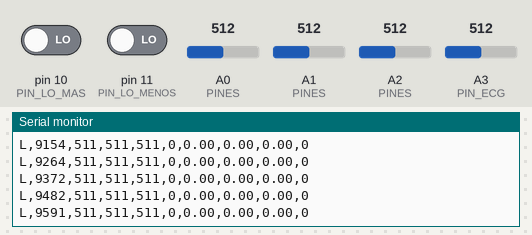
This sketch was run on a simulated Arduino Uno, built with avr-gcc and run on an emulated ATmega328P. Shown: the last lines printed to the serial monitor. The test bench sets the inputs (shaded band); at power-on: A1 (PINES) = 512, pin 10 (PIN_LO_MAS) LOW, pin 11 (PIN_LO_MENOS) LOW, A0 (PINES) = 512, A2 (PINES) = 512, A3 (PIN_ECG) = 512.

Above: at 9.6 s.
9.7 s: A1 (PINES) set to 23
At 9.81 s:
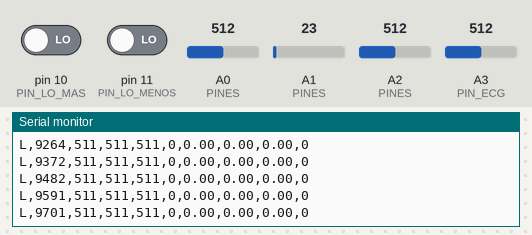
11.2 s: A1 (PINES) set to 19
At 11.23 s:
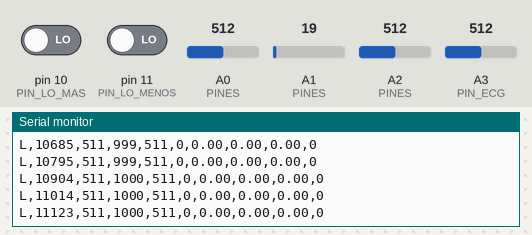
Timing chart, 0 to 14.2 s (numbered marks = the images above; inputs shaded):
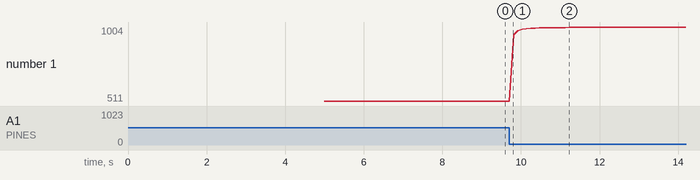

Measured:
- plotted number 1: 511 → 1000 after the input at 9.7 s, 1000 → 1004 after the input at 11.2 s

The sketch:

ortesis.ino
```cpp
// Órtesis: 3 sensores flex 2.2" + módulo ECG AD8232 (BPM) en Arduino Uno
//
// Flex (cada sensor): 5V -> Flex -> nodo -> 47k -> GND ; nodo -> A0 / A1 / A2
// AD8232: 3.3V -> 3.3V | GND -> GND | OUTPUT -> A3 | LO+ -> D10 | LO- -> D11 | SDN sin conectar
//
// Bluetooth HC-05 (usa el puerto serie por hardware, el mismo del USB):
//   HC-05 VCC -> 5V | GND -> GND
//   HC-05 TXD -> D0 (RX del Arduino)
//   HC-05 RXD <- D1 (TX del Arduino) a través de un divisor 1k / 2k
//              (D1 -> 1k -> nodo -> 2k -> GND ; nodo -> RXD), porque el RXD del HC-05 es de 3.3 V
//   IMPORTANTE: desconecta el cable de D0 (TXD del HC-05) para subir el sketch por USB.
//
//   El HC-05 viene a 9600 baudios; este sketch usa 115200. Configúralo una sola vez en modo AT
//   (botón presionado al encenderlo, 38400 baudios, "Ambos NL & CR"):
//     AT+UART=115200,0,0     AT+NAME=ORTESIS     AT+PSWD="1234"
//   Se usa el puerto serie por hardware y no SoftwareSerial porque SoftwareSerial bloquea las
//   interrupciones mientras transmite (~1 ms por byte) y arruinaría el muestreo del ECG cada 4 ms.
//
// Hay dos modos de salida (comando 'm' para cambiar):
//   MODO APP (por defecto): solo envía tramas para la aplicación web, ~10 por segundo:
//       L,<ms>,<adc_indice>,<adc_medio>,<adc_pulgar>,<bpm>,<roll>,<pitch>,<yaw>,<repeticiones>
//     Es el formato de backend/src/ortesis/protocolo.js. Los adc son 0..1023 y SUBEN al
//     flexionar el dedo; la aplicación los convierte a grados con la tabla calibracion_sensor.
//     roll/pitch/yaw van en 0.00 hasta que se agregue el sensor inercial.
//   MODO MONITOR: la salida original para el Monitor Serie / Plotter Serie a 115200 baudios.
//
// Al arrancar mide la resistencia de cada sensor flex RECTO y su ruido
// (no los toques durante ~3 s).
//
// Comandos por monitor serial o Bluetooth (escribe y Enter):
//   r  -> recalibrar reposo de los 3 sensores (todos rectos)
//   n1 -> guardar la posición actual del sensor 1 como 90° (igual n2, n3)
//   d  -> activar/desactivar modo depuración (imprime todas las lecturas)
//   m  -> cambiar entre MODO APP y MODO MONITOR
//   z  -> reiniciar el contador de repeticiones (la aplicación lo envía al conectarse)
//
// Integración: el ECG debe muestrearse cada 4 ms, así que todas las esperas del
// código flex usan esperarMs(), que sigue atendiendo al ECG mientras transcurre
// el tiempo en lugar de bloquear el programa con delay().

#include <EEPROM.h>

// true = tramas para la aplicación (Bluetooth); false = salida legible para el Monitor/Plotter
bool modoApp = true;

// =====================================================================
// ============================ ECG AD8232 =============================
// =====================================================================

const int PIN_ECG = A3;
const int PIN_LO_MAS = 10;
const int PIN_LO_MENOS = 11;

const unsigned long PERIODO_ECG_US = 4000;   // 250 muestras por segundo
const int MUESTRAS_POR_ENVIO = 5;            // Envía 1 de cada 5 muestras = 50 por segundo al Plotter

// ---------- Detección de latidos ----------
const float ALFA_LINEA_BASE = 0.005;          // Seguimiento lento de la línea base (~0.8 s)
const float DECAIMIENTO_ENVOLVENTE = 0.998;   // Cuánto "olvida" la altura del último pico por muestra
const float FRACCION_UMBRAL = 0.5;            // Latido = señal por encima del 50% del último pico
const int AMPLITUD_MINIMA = 30;               // Ignora ruido menor a esto (unidades del ADC)
const unsigned long REFRACTARIO_MS = 250;     // Tiempo mínimo entre latidos (máx. 240 BPM)
const unsigned long INTERVALO_MAX_MS = 2000;  // Más de esto entre latidos (< 30 BPM) se descarta
const int NUM_INTERVALOS = 8;                 // Promedio de los últimos 8 latidos, como un monitor de hospital
const float TOLERANCIA_INTERVALO = 0.3;       // Latidos que se alejan más de 30% del promedio se ignoran
const int RECHAZOS_PARA_REINICIAR = 3;        // Si se rechazan 3 seguidos, el ritmo cambió de verdad
const unsigned long PERIODO_PANTALLA_MS = 1000;  // El BPM mostrado se actualiza 1 vez por segundo

unsigned long ultimoTiempo = 0;
unsigned long ultimaActualizacionBpm = 0;
int bpmMostrado = 0;
int contadorEnvio = 0;
int maxBloque = 0;

float lineaBase = 0;
float envolvente = 0;
bool sobreUmbral = false;
bool electrodosSueltos = true;

unsigned long ultimoLatido = 0;
unsigned long intervalos[NUM_INTERVALOS];
int numIntervalos = 0;
int indiceIntervalo = 0;
int rechazosSeguidos = 0;
int bpm = 0;

// El ECG cambia el canal del ADC a A3; el flex lo usa para volver a estabilizar su canal
bool adcUsadoPorECG = false;

void reiniciarPromedio() {
  numIntervalos = 0;
  indiceIntervalo = 0;
  rechazosSeguidos = 0;
}

void reiniciarDeteccion() {
  envolvente = 0;
  sobreUmbral = false;
  ultimoLatido = 0;
  reiniciarPromedio();
  bpm = 0;
}

unsigned long promedioIntervalos() {
  unsigned long suma = 0;
  for (int i = 0; i < numIntervalos; i++) suma += intervalos[i];
  return suma / numIntervalos;
}

void registrarLatido(unsigned long ahoraMs) {
  if (ultimoLatido == 0) {
    ultimoLatido = ahoraMs;
    return;
  }

  unsigned long intervalo = ahoraMs - ultimoLatido;
  if (intervalo > INTERVALO_MAX_MS) {
    reiniciarPromedio();   // Pausa larga: se empieza a promediar de nuevo
    ultimoLatido = ahoraMs;
    return;
  }

  // Con suficientes latidos, ignora los que no encajan con el ritmo (ruido, onda T, latido perdido)
  if (numIntervalos >= 3) {
    unsigned long promedio = promedioIntervalos();
    bool muyCorto = intervalo < promedio * (1.0 - TOLERANCIA_INTERVALO);
    bool muyLargo = intervalo > promedio * (1.0 + TOLERANCIA_INTERVALO);
    if (muyCorto || muyLargo) {
      rechazosSeguidos++;
      if (rechazosSeguidos < RECHAZOS_PARA_REINICIAR) {
        // Un pico falso no mueve la referencia; un latido perdido sí
        if (muyLargo) ultimoLatido = ahoraMs;
        return;
      }
      reiniciarPromedio();   // El ritmo cambió de verdad: se acepta el nuevo
    }
  }

  rechazosSeguidos = 0;
  intervalos[indiceIntervalo] = intervalo;
  indiceIntervalo = (indiceIntervalo + 1) % NUM_INTERVALOS;
  if (numIntervalos < NUM_INTERVALOS) numIntervalos++;
  bpm = 60000UL / promedioIntervalos();
  ultimoLatido = ahoraMs;
}

void actualizarBpmMostrado() {
  unsigned long ahoraMs = millis();
  // Electrodo suelto o sin latidos: se muestra al instante, como la alarma de un monitor
  if (bpm == 0 || ahoraMs - ultimaActualizacionBpm >= PERIODO_PANTALLA_MS) {
    bpmMostrado = bpm;
    ultimaActualizacionBpm = ahoraMs;
  }
}

void detectarLatido(int ecg) {
  unsigned long ahoraMs = millis();

  lineaBase += (ecg - lineaBase) * ALFA_LINEA_BASE;
  float senal = ecg - lineaBase;

  envolvente *= DECAIMIENTO_ENVOLVENTE;
  if (senal > envolvente) envolvente = senal;
  float umbral = envolvente * FRACCION_UMBRAL;

  if (!sobreUmbral) {
    if (senal > umbral && senal > AMPLITUD_MINIMA &&
        ahoraMs - ultimoLatido > REFRACTARIO_MS) {
      sobreUmbral = true;
      registrarLatido(ahoraMs);
    }
  } else if (senal < umbral * 0.5) {
    sobreUmbral = false;   // Histéresis: espera a que baje para aceptar el siguiente pico
  }

  // Sin latidos por un rato: no mostrar un BPM viejo
  if (ultimoLatido != 0 && ahoraMs - ultimoLatido > INTERVALO_MAX_MS) bpm = 0;
}

void setupECG() {
  pinMode(PIN_LO_MAS, INPUT);
  pinMode(PIN_LO_MENOS, INPUT);
}

// Antes era el loop() del sketch ECG: toma una muestra solo si ya pasaron 4 ms
void tareaECG() {
  unsigned long ahora = micros();
  if (ahora - ultimoTiempo < PERIODO_ECG_US) return;
  ultimoTiempo = ahora;

  // Si algún electrodo está suelto, LO+ o LO- se ponen en HIGH
  int ecg;
  if (digitalRead(PIN_LO_MAS) == HIGH || digitalRead(PIN_LO_MENOS) == HIGH) {
    ecg = 0;
    electrodosSueltos = true;
    reiniciarDeteccion();
  } else {
    ecg = analogRead(PIN_ECG);
    adcUsadoPorECG = true;
    if (electrodosSueltos) {
      lineaBase = ecg;     // Al reconectar, parte de la lectura actual
      electrodosSueltos = false;
    }
    detectarLatido(ecg);
  }
  actualizarBpmMostrado();

  // Se sigue muestreando a 250 Hz para detectar bien los latidos, pero solo se
  // envía el máximo de cada bloque para que el Plotter avance más lento sin perder los picos
  if (contadorEnvio == 0 || ecg > maxBloque) maxBloque = ecg;
  contadorEnvio++;
  if (contadorEnvio < MUESTRAS_POR_ENVIO) return;
  contadorEnvio = 0;
  if (modoApp) return;   // En modo app el BPM viaja dentro de la trama 'L'

  // Formato compatible con el Plotter Serie
  Serial.print("ECG:");
  Serial.print(maxBloque);
  Serial.print(" BPM:");
  Serial.println(bpmMostrado);
}

// Reemplazo de delay(): espera el tiempo indicado sin dejar de muestrear el ECG
void esperarMs(unsigned long ms) {
  unsigned long inicio = micros();
  while (micros() - inicio < ms * 1000UL) tareaECG();
}

// =====================================================================
// ========================= SENSORES FLEX (x3) ========================
// =====================================================================

const int NUM_SENSORES = 3;
const int PINES[NUM_SENSORES] = { A0, A1, A2 };

// Dedo al que va cada sensor (índice en PINES): A0 = índice, A1 = medio, A2 = pulgar.
// Si los colocas distinto en el guante, cambia solo estos tres números.
const int SENSOR_INDICE = 0;
const int SENSOR_MEDIO  = 1;
const int SENSOR_PULGAR = 2;
// Una repetición = el dedo índice se flexiona y vuelve a quedar recto
const int SENSOR_REPETICIONES = SENSOR_INDICE;

const float VCC = 5.0;            // Voltaje de alimentación
const float R_DIV = 47000.0;      // Resistencia fija del divisor (medila con multímetro y ponla aquí)

// % de cambio de resistencia a 90° si aún no se ha calibrado con 'n'
const float CAMBIO_90_DEFECTO = 30.0;

// Detección de flexión (porcentaje de cambio respecto a la resistencia en reposo)
const float UMBRAL_MIN    = 8.0;  // % mínimo para considerar flexión
const float UMBRAL_MAX    = 12.0; // % máximo (tope aunque el ruido sea alto)
const float FACTOR_RUIDO  = 3.0;  // El umbral será FACTOR_RUIDO veces el ruido (desviación estándar)
const int   CONFIRMAR     = 4;    // Lecturas seguidas sobre el umbral para confirmar flexión

const int   MUESTRAS      = 16;   // Promedio de lecturas por ciclo
const float ALFA          = 0.3;  // Filtro exponencial (0..1, menor = más suave)
const float ALFA_REPOSO   = 0.01; // Velocidad con la que se reajusta el reposo (deriva lenta)

const int   EEPROM_DIR    = 0;    // Dirección donde se guarda la calibración de 90°
const long  EEPROM_FIRMA  = 0x464C5833; // "FLX3": indica que hay calibración válida

struct Calibracion {
  long firma;
  float cambio90[NUM_SENSORES];   // % de cambio de resistencia a 90° (puede ser negativo)
};

struct Sensor {
  int pin;
  float rReposo;                  // Resistencia del sensor recto
  float cambio90;
  float umbralOn;                 // Umbral calculado en la calibración
  float umbralOff;
  float rFiltrada;
  bool flexionando;
  int contador;
};

Sensor sensores[NUM_SENSORES];
bool depurar = false;
unsigned int repeticiones = 0;

float adcAResistencia(float adc) {
  if (adc < 1) adc = 1;           // Evita división entre cero
  float voltaje = adc * VCC / 1023.0;
  return R_DIV * (VCC / voltaje - 1.0);
}

float leerResistencia(int pin, int muestras) {
  // Al cambiar de canal el ADC necesita estabilizarse: se descartan las primeras lecturas
  analogRead(pin);
  delayMicroseconds(100);
  analogRead(pin);
  adcUsadoPorECG = false;
  long suma = 0;
  for (int i = 0; i < muestras; i++) {
    // Si el ECG leyó A3 durante la espera, se vuelve a estabilizar el canal del flex
    if (adcUsadoPorECG) {
      analogRead(pin);
      delayMicroseconds(100);
      adcUsadoPorECG = false;
    }
    suma += analogRead(pin);
    esperarMs(1);
  }
  return adcAResistencia((float)suma / muestras);
}

void guardarCalibracion() {
  Calibracion cal;
  cal.firma = EEPROM_FIRMA;
  for (int i = 0; i < NUM_SENSORES; i++) cal.cambio90[i] = sensores[i].cambio90;
  EEPROM.put(EEPROM_DIR, cal);
}

void cargarCalibracion() {
  Calibracion cal;
  EEPROM.get(EEPROM_DIR, cal);
  bool valida = (cal.firma == EEPROM_FIRMA);

  for (int i = 0; i < NUM_SENSORES; i++) {
    float c = cal.cambio90[i];
    Serial.print("Sensor ");
    Serial.print(i + 1);
    if (valida && !isnan(c) && c != 0) {
      sensores[i].cambio90 = c;
      Serial.print(": calibración 90 grados cargada: ");
      Serial.print(c, 1);
      Serial.println(" %");
    } else {
      sensores[i].cambio90 = CAMBIO_90_DEFECTO;
      Serial.print(": sin calibración de 90 grados, dobla a 90 y envía 'n");
      Serial.print(i + 1);
      Serial.println("'");
    }
  }
}

void calibrarReposo() {
  Serial.println("Calibrando... deja los sensores RECTOS y sin tocar los cables");
  esperarMs(1000);

  // Mide reposo y ruido (desviación estándar: un pico aislado no la dispara)
  float suma[NUM_SENSORES] = { 0 };
  float sumaCuad[NUM_SENSORES] = { 0 };
  const int N = 50;
  for (int n = 0; n < N; n++) {
    for (int i = 0; i < NUM_SENSORES; i++) {
      float r = leerResistencia(sensores[i].pin, MUESTRAS);
      suma[i] += r;
      sumaCuad[i] += r * r;
    }
    esperarMs(20);
  }

  for (int i = 0; i < NUM_SENSORES; i++) {
    Sensor &s = sensores[i];
    s.rReposo = suma[i] / N;
    s.rFiltrada = s.rReposo;
    s.flexionando = false;
    s.contador = 0;

    float desv = sqrt(max(0.0, sumaCuad[i] / N - s.rReposo * s.rReposo));
    float ruido = desv * 100.0 / s.rReposo;          // % de variación sin tocar
    s.umbralOn = constrain(ruido * FACTOR_RUIDO, UMBRAL_MIN, UMBRAL_MAX);
    s.umbralOff = s.umbralOn * 0.6;

    Serial.print("Sensor ");
    Serial.print(i + 1);
    Serial.print(": R en reposo: ");
    Serial.print(s.rReposo, 0);
    Serial.print(" ohm  Ruido: ");
    Serial.print(ruido, 1);
    Serial.print(" %  Umbral: ");
    Serial.print(s.umbralOn, 1);
    Serial.println(" %");

    if (ruido * FACTOR_RUIDO > UMBRAL_MAX) {
      Serial.print("AVISO: ruido alto en sensor ");
      Serial.print(i + 1);
      Serial.println(", revisa cables/contactos (puede dar falsas lecturas)");
    }
  }
}

void calibrar90(int i) {
  Sensor &s = sensores[i];
  float r = leerResistencia(s.pin, 64);
  float cambio = (r - s.rReposo) * 100.0 / s.rReposo;
  if (abs(cambio) < s.umbralOn) {
    Serial.print("Sensor ");
    Serial.print(i + 1);
    Serial.print(": cambio muy pequeño, dobla más el sensor y vuelve a enviar 'n");
    Serial.print(i + 1);
    Serial.println("'");
    return;
  }
  s.cambio90 = cambio;
  guardarCalibracion();

  Serial.print("Sensor ");
  Serial.print(i + 1);
  Serial.print(": 90 grados guardado: R = ");
  Serial.print(r, 0);
  Serial.print(" ohm  Cambio = ");
  Serial.print(s.cambio90, 1);
  Serial.println(" %");
}

void leerComandos() {
  if (!Serial.available()) return;

  String cmd = Serial.readStringUntil('\n');   // Funciona con o sin fin de línea (timeout)
  cmd.trim();
  cmd.toLowerCase();
  if (cmd.length() == 0) return;

  char c = cmd.charAt(0);
  if (c == 'r') {
    calibrarReposo();
  } else if (c == 'd') {
    depurar = !depurar;
    Serial.println(depurar ? "Depuración ON" : "Depuración OFF");
  } else if (c == 'm') {
    modoApp = !modoApp;
    Serial.println(modoApp ? "Modo APP (tramas L)" : "Modo MONITOR");
  } else if (c == 'z') {
    repeticiones = 0;
    Serial.println("Repeticiones en 0");
  } else if (c == 'n') {
    int num = cmd.length() > 1 ? cmd.charAt(1) - '0' : 0;
    if (num >= 1 && num <= NUM_SENSORES) {
      calibrar90(num - 1);
    } else {
      Serial.println("Indica el sensor: n1, n2 o n3");
    }
  }
}

void actualizarSensor(int i) {
  Sensor &s = sensores[i];

  float r = leerResistencia(s.pin, MUESTRAS);
  s.rFiltrada = s.rFiltrada + ALFA * (r - s.rFiltrada);

  float cambio = (s.rFiltrada - s.rReposo) * 100.0 / s.rReposo;   // % de cambio

  if (!s.flexionando) {
    if (abs(cambio) >= s.umbralOn) {
      s.contador++;
      if (s.contador >= CONFIRMAR) {
        s.flexionando = true;
        s.contador = 0;
      }
    } else {
      s.contador = 0;
      // Sin flexión: sigue lentamente la deriva del sensor
      s.rReposo = s.rReposo + ALFA_REPOSO * (s.rFiltrada - s.rReposo);
    }
  } else if (abs(cambio) < s.umbralOff) {
    s.flexionando = false;
    if (i == SENSOR_REPETICIONES) repeticiones++;   // Flexionó y volvió a recto
    if (!modoApp) {
      Serial.print("-- Sensor ");
      Serial.print(i + 1);
      Serial.println(" recto --");
    }
  }

  if ((s.flexionando && !modoApp) || depurar) {
    // Proporcional al cambio medido a 90° (funciona en cualquier dirección de doblado)
    float angulo = abs(cambio) * 90.0 / abs(s.cambio90);
    angulo = constrain(angulo, 0, 180);

    Serial.print(s.flexionando ? "FLEX" : "    ");
    Serial.print(i + 1);
    Serial.print("  R: ");
    Serial.print(s.rFiltrada, 0);
    Serial.print(" ohm  Cambio: ");
    Serial.print(cambio, 1);
    Serial.print(" %  Angulo: ");
    Serial.println(angulo, 1);
  }
}

void setupFlex() {
  for (int i = 0; i < NUM_SENSORES; i++) sensores[i].pin = PINES[i];

  cargarCalibracion();
  calibrarReposo();
  Serial.println("Listo. Comandos: r = reposo, n1/n2/n3 = 90 grados, d = depuración, m = modo, z = repeticiones a 0");
}

// Lectura 0..1023 para la aplicación, que siempre SUBE al flexionar.
// Es el voltaje sobre el sensor flex (no sobre la resistencia de 47k), calculado
// desde la resistencia filtrada. Si el sensor baja su resistencia al doblarse
// (cambio a 90° negativo), se invierte para conservar el sentido.
int adcParaApp(int i) {
  Sensor &s = sensores[i];
  float adc = 1023.0 * s.rFiltrada / (s.rFiltrada + R_DIV);
  if (s.cambio90 < 0) adc = 1023.0 - adc;
  return constrain((int)(adc + 0.5), 0, 1023);
}

// Trama para backend/src/ortesis/protocolo.js:
//   L,<ms>,<adc_indice>,<adc_medio>,<adc_pulgar>,<bpm>,<roll>,<pitch>,<yaw>,<repeticiones>
void enviarTrama() {
  Serial.print("L,");
  Serial.print(millis());
  Serial.print(',');
  Serial.print(adcParaApp(SENSOR_INDICE));
  Serial.print(',');
  Serial.print(adcParaApp(SENSOR_MEDIO));
  Serial.print(',');
  Serial.print(adcParaApp(SENSOR_PULGAR));
  Serial.print(',');
  Serial.print(bpmMostrado);            // 0 = sin dato (electrodos sueltos)
  Serial.print(",0.00,0.00,0.00,");     // roll, pitch, yaw: pendiente el sensor inercial
  Serial.println(repeticiones);
}

// Antes era el loop() del sketch flex
void tareaFlex() {
  leerComandos();

  for (int i = 0; i < NUM_SENSORES; i++) actualizarSensor(i);

  if (modoApp) enviarTrama();

  esperarMs(50);
}

// =====================================================================
// ============================ PROGRAMA ===============================
// =====================================================================

void setup() {
  // Un solo puerto serie (USB y HC-05 en D0/D1) a 115200: el HC-05 debe estar configurado igual
  Serial.begin(115200);
  Serial.setTimeout(50);

  setupECG();
  setupFlex();
}

void loop() {
  tareaECG();
  tareaFlex();   // Durante sus esperas sigue llamando a tareaECG()
}
```
